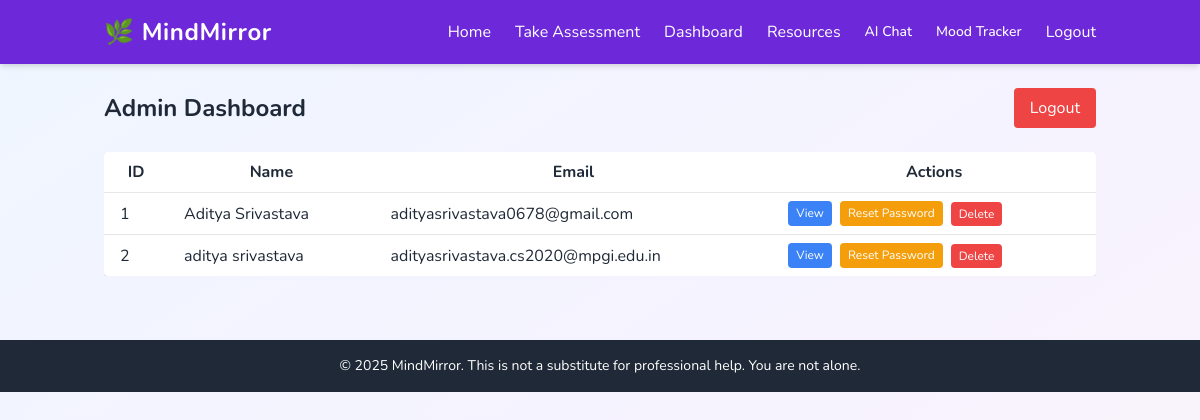
Page /admin/dashboard (signed in) on the earlier database version.
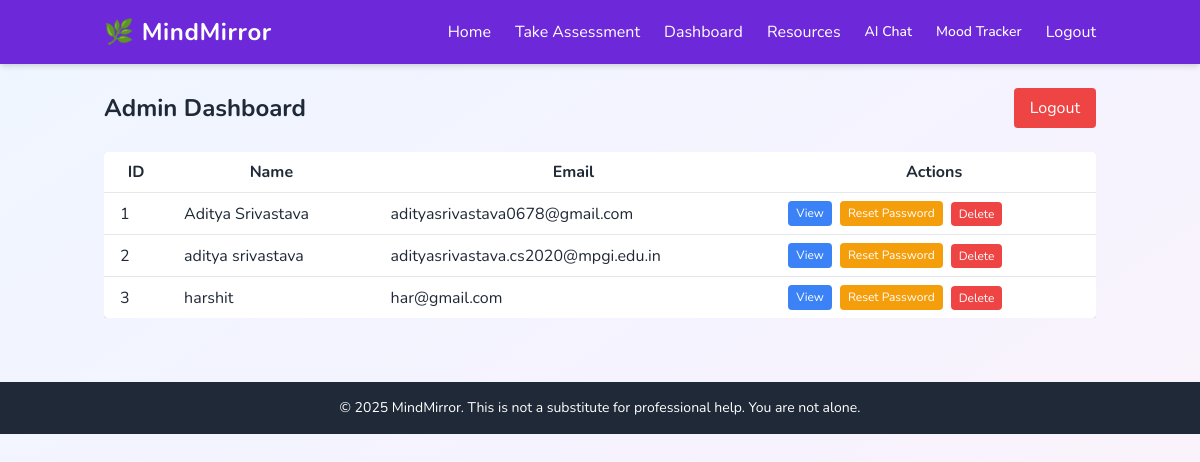
Same page on the later database version.
### tables this page shows
CREATE TABLE users (
                id INTEGER PRIMARY KEY AUTOINCREMENT,
                name TEXT NOT NULL,
                email TEXT UNIQUE NOT NULL,
                password TEXT NOT NULL
            );

### admin_routes.py (the view)
@admin_bp.route('/dashboard')
@admin_login_required
def admin_dashboard():
    with sqlite3.connect('mindmirror.db') as conn:
        c = conn.cursor()
        c.execute("SELECT id, name, email FROM users")
        users = c.fetchall()
    return render_template('admin_dashboard.html', users=users)

### admin_routes.py (called while the page is built)
def admin_login_required(f):
    from functools import wraps
    @wraps(f)
    def decorated_function(*args, **kwargs):
        if not session.get('admin'):
            return redirect(url_for('admin.admin_login'))
        return f(*args, **kwargs)
    return decorated_function

### templates/admin_dashboard.html (shortened to what this page needs)
{% extends "base.html" %}
{% block content %}
<div class="flex flex-col md:flex-row md:justify-between items-center mb-6">
    <h2 class="text-2xl font-bold mb-4 md:mb-0">Admin Dashboard</h2>
    <a href="{{ url_for('admin.admin_logout') }}" class="bg-red-500 text-white px-4 py-2 rounded hover:bg-red-600">Logout</a>
</div>
<div class="overflow-x-auto">
<table class="min-w-full bg-white shadow rounded">
    <thead>
        <tr>
            <th class="py-2 px-4">ID</th>
            <th class="py-2 px-4">Name</th>
            <th class="py-2 px-4">Email</th>
            <th class="py-2 px-4">Actions</th>
        </tr>
    </thead>
    <tbody>
        {% for user in users %}
        <tr class="border-t">
            <td class="py-2 px-4">{{ user[0] }}</td>
            <td class="py-2 px-4">{{ user[1] }}</td>
            <td class="py-2 px-4">{{ user[2] }}</td>
            <td class="py-2 px-4 flex flex-col md:flex-row gap-2">
                <a href="{{ url_for('admin.user_detail', user_id=user[0]) }}" class="bg-blue-500 text-white px-2 py-1 rounded hover:bg-blue-600 text-xs">View</a>
                <a href="{{ url_for('admin.reset_password', user_id=user[0]) }}" class="bg-yellow-500 text-white px-2 py-1 rounded hover:bg-yellow-600 text-xs">Reset Password</a>
                <form method="post" action="{{ url_for('admin.delete_user', user_id=user[0]) }}" onsubmit="return confirm('Delete this user?');" class="inline">
                    <button type="submit" class="bg-red-500 text-white px-2 py-1 rounded hover:bg-red-600 text-xs">Delete</button>
                </form>
            </td>
        </tr>
        {% endfor %}
    </tbody>
</table>
</div>
{% endblock %}

### templates/base.html (shortened to what this page needs)
<!DOCTYPE html>
<html lang="en">
<head>
    <link href="https://unpkg.com/tailwindcss@2.2.19/dist/tailwind.min.css" rel="stylesheet">
    <link rel="stylesheet" href="{{ url_for('static', filename='style.css') }}">
</head>
<body class="bg-gradient-to-br from-blue-50 via-purple-50 to-pink-50 text-gray-800 min-h-screen">
    <nav class="bg-purple-700 text-white shadow-md sticky top-0 z-50">
        <div class="container mx-auto flex justify-between items-center p-4">
            <a href="{{ url_for('home') }}" class="text-2xl font-bold tracking-wide">🌿 MindMirror</a>
            <div id="menu" class="hidden md:flex flex-col md:flex-row md:items-center space-y-2 md:space-y-0 md:space-x-6 absolute md:static top-16 left-0 w-full md:w-auto bg-purple-700 md:bg-transparent px-6 py-4 md:p-0 shadow-md md:shadow-none z-40 rounded-b-lg">
                <a href="{{ url_for('home') }}" class="hover:underline transition">Home</a>
                <a href="{{ url_for('assessment') }}" class="hover:underline transition">Take Assessment</a>
                <a href="{{ url_for('dashboard') }}" class="hover:underline transition">Dashboard</a>
                <a href="{{ url_for('resources') }}" class="hover:underline transition">Resources</a>
                <a href="{{ url_for('chat') }}" class="text-sm font-medium">AI Chat</a>
                <a href="{{ url_for('mood') }}" class="text-sm font-medium">Mood Tracker</a>
                <a href="{{ url_for('logout') }}" class="hover:underline transition">Logout</a>
            </div>
        </div>
    </nav>
    <main class="container mx-auto px-4 py-6">
        {% block content %}{% endblock %}
    </main>
    <footer class="bg-gray-800 text-white text-sm text-center py-4 mt-10">
        <p>© 2025 MindMirror. This is not a substitute for professional help. You are not alone.</p>
    </footer>
</body>
</html>

### templates/base.html (style rules this page uses)
body { font-family: 'Nunito', sans-serif; }

Differences in the rows shown:
added users: id "3", name "harshit", email "har@gmail.com"
